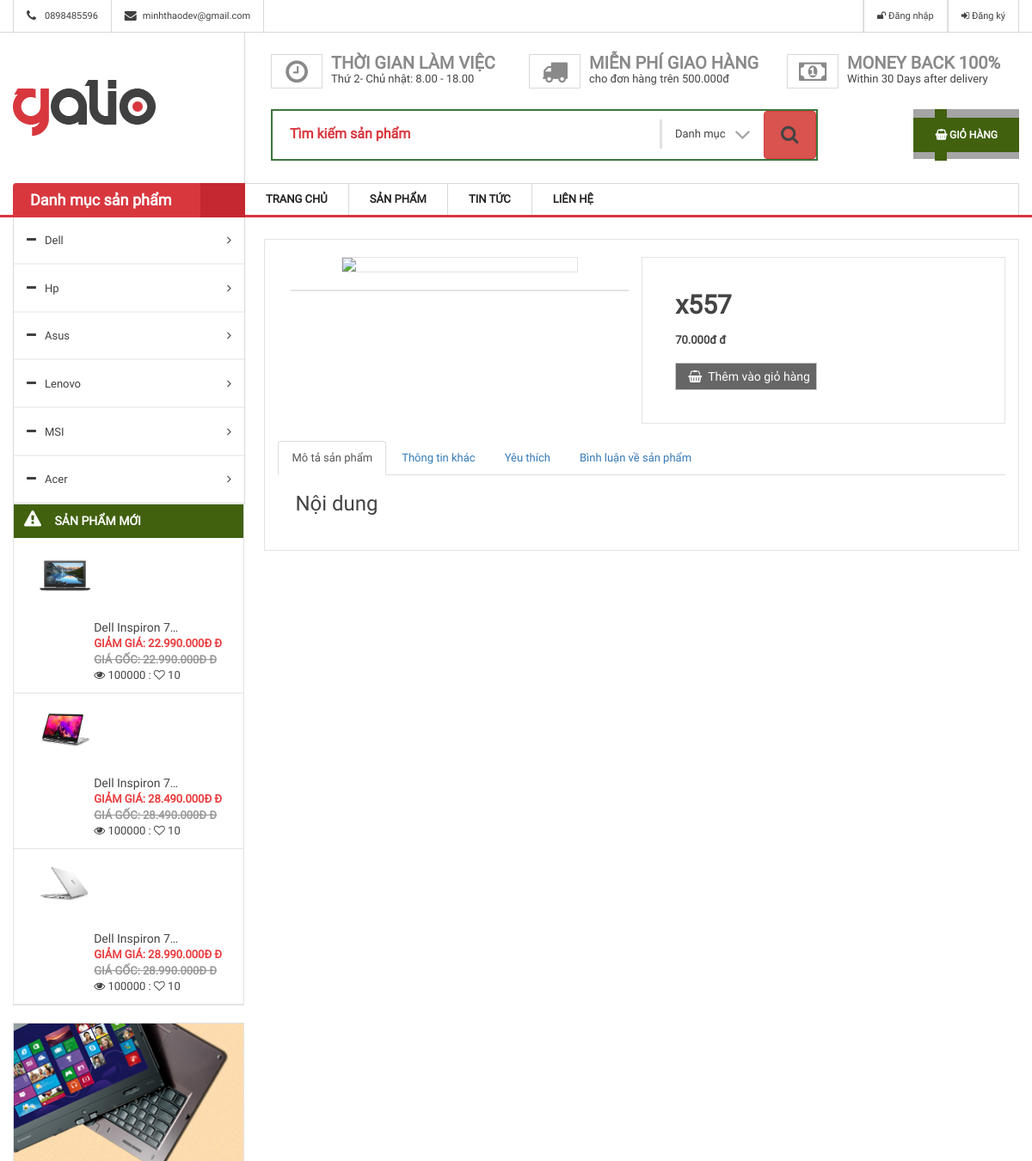
/chi-tiet-san-pham.php (upper part), run on an earlier commit of the app's database.
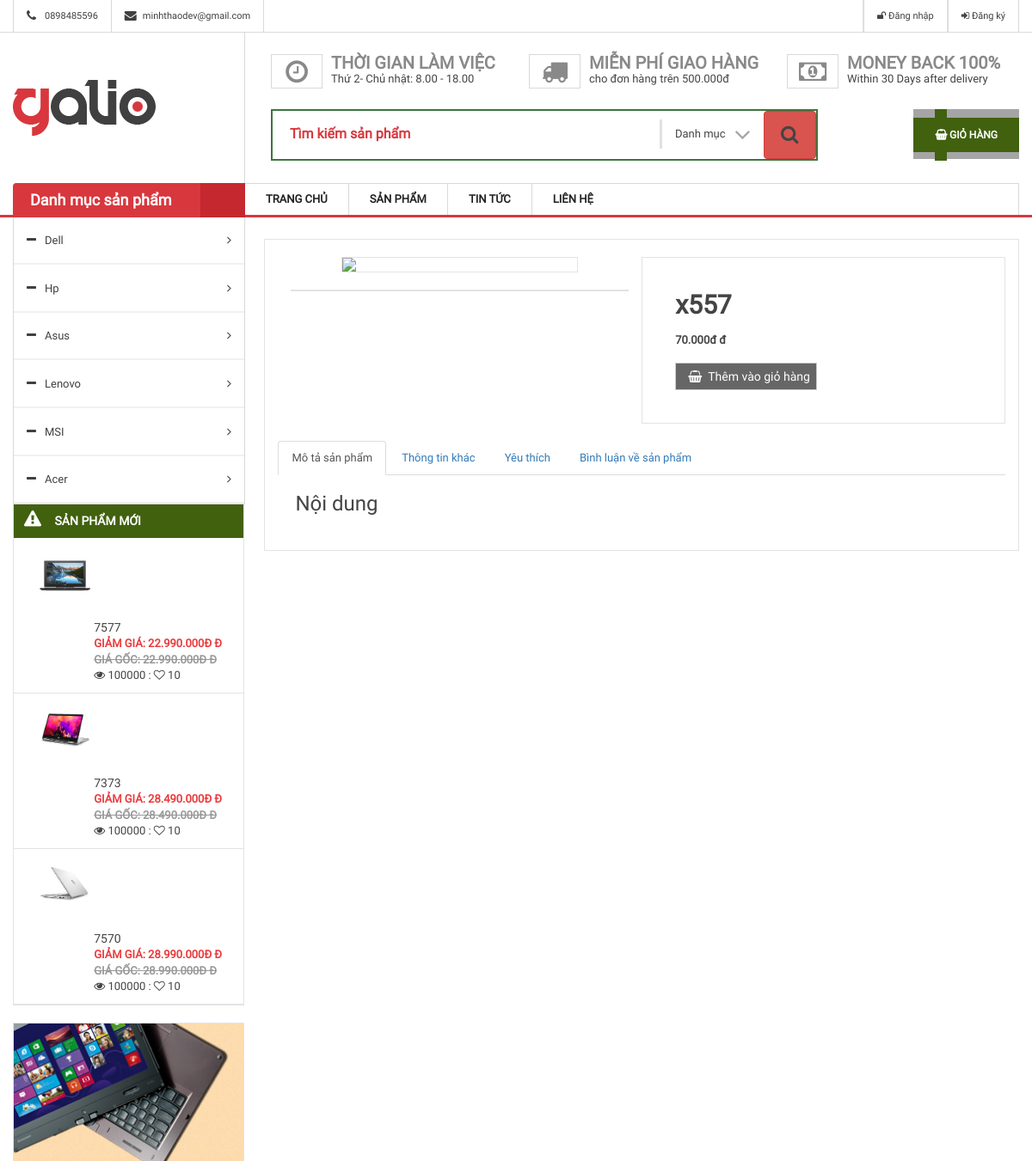
And on a later commit of the database.
### tables this page shows
CREATE TABLE `product` (
  `id` int(11) NOT NULL,
  `ma` varchar(100) DEFAULT NULL,
  `name` varchar(100) DEFAULT NULL,
  `slug` varchar(100) DEFAULT NULL,
  `price` int(11) DEFAULT NULL,
  `sale` tinyint(4) DEFAULT '0',
  `thunbar` varchar(100) DEFAULT NULL,
  `category_id` int(11) DEFAULT NULL,
  `content` text,
  `number` int(11) NOT NULL DEFAULT '0',
  `head` int(11) DEFAULT '0',
  `view` int(11) DEFAULT '0',
  `hot` tinyint(4) DEFAULT '0',
  `pay` int(11) DEFAULT '0',
  `created_at` timestamp NULL DEFAULT NULL,
  `updated_at` timestamp NULL DEFAULT NULL ON UPDATE CURRENT_TIMESTAMP
);

### chi-tiet-san-pham.php (the view, shortened to what the changed rows need)
<?php
    require_once __DIR__ ."/autoload/autoload.php";
?>
<?php require_once __DIR__ ."/layouts/header.php"; ?>
<?php require_once __DIR__ ."/layouts/footer.php"; ?>

### libraries/Function.php (called while the page is built, shortened)
<?php
    function base_url()
    {
        return $url  = "http://localhost/chacha_v2/";
    }
    function uploads()
    {
        return base_url() . "public/uploads/";
    }
    function formatPrice($number)
    {
        $number=intval($number);
        return $number=number_format($number ,0,',','.').  "đ";
    }
    function formatpricesale($number,$sale)
    {
        $number=intval($number);
        $sale=intval($sale);
        $price=$number*(100- $sale)/100;
        return formatPrice($price);
    }
 ?>

### libraries/Database.php (called while the page is built, shortened)
<?php
    class Database
    {
        public $link;
        public function __construct()
        {
            $this->link = mysqli_connect("localhost","root","","tutphp") or die ();
            mysqli_set_charset($this->link,"utf8");
        }
        public function fetchsql( $sql )
        {
            $result = mysqli_query($this->link,$sql) or die("Lỗi  truy vấn sql " .mysqli_error($this->link));
            $data = [];
            if( $result)
            {
                while ($num = mysqli_fetch_assoc($result))
                {
                    $data[] = $num;
                }
            }
            return $data;
        }
    }
?>

### autoload/autoload.php (called while the page is built, shortened)
<?php
    require_once __DIR__ ."/../libraries/Database.php";
    require_once __DIR__ ."/../libraries/Function.php";
    $db= new Database();
    $sqlNew= "SELECT * FROM product WHERE 1 ORDER BY ID DESC LIMIT 3";
    $productNew= $db->fetchsql($sqlNew);
?>

### chi-tiet-san-pham.php (the view, shortened to what the changed rows need)
<?php
    require_once __DIR__ ."/autoload/autoload.php";
?>
<?php require_once __DIR__ ."/layouts/header.php"; ?>
<?php require_once __DIR__ ."/layouts/footer.php"; ?>

### layouts/header.php (shortened to what the changed rows need)
<!DOCTYPE html>
<html>
    <head>
        <link href="public/frontend/css/bootstrap.min.css" rel="stylesheet">
        <link href="public/frontend/css/nivo-slider.css" rel="stylesheet">
        <link href="public/frontend/css/animate.css" rel="stylesheet">
        <link href="public/frontend/css/owl.carousel.css" rel="stylesheet">
        <link href="public/frontend/css/style2.css" rel="stylesheet">
        <link href="public/frontend/css/responsive.css" rel="stylesheet">
        <link rel="stylesheet" href="https://maxcdn.bootstrapcdn.com/font-awesome/4.4.0/css/font-awesome.min.css">
        <link rel="stylesheet" type="text/css" href="<?php echo base_url()?>public/frontend/css/font-awesome.min.css">
        <link rel="stylesheet" type="text/css" href="<?php echo base_url()?>public/frontend/css/bootstrap.min.css">
        <link rel="stylesheet" type="text/css" href="<?php echo base_url()?>public/frontend/css/slick.css"/>
        <link rel="stylesheet" type="text/css" href="<?php echo base_url()?>public/frontend/css/slick-theme.css"/>
        <link rel="stylesheet" type="text/css" href="<?php echo base_url()?>public/frontend/css/style.css">
    </head>
    <body>
        <div id="wrapper">
           <div class="header">
            <div class="header-bottom">
                <div class="container">
                    <div class="row">
                        <div class="col-md-9">
                            <div class="support-client">
                                <div class="row">
                                    <div class="col-sm-4">
                                        <div class="box-container time">
                                            <div class="box-inner">
                                                <h2>Thời gian làm việc</h2>
                                            </div>
                                        </div>
                                    </div>
                                    <div class="col-sm-4">
                                        <div class="box-container free-shipping">
                                            <div class="box-inner">
                                                <h2>Miễn phí giao hàng</h2>
                                            </div>
                                        </div>
                                    </div>
                                    <div class="col-sm-4">
                                        <div class="box-container money-back">
                                            <div class="box-inner">
                                                <h2>Money back 100%</h2>
                                            </div>
                                        </div>
                                    </div>
                                </div>
                            </div>
                        </div>
                    </div>
                </div>
            </div>
        </div>
            <div id="maincontent">
                <div class="container">
                    <div class="col-md-3  fixside" >
                        <div class="box-left box-menu">
                            <ul>
                                <?php foreach ($productNew as $item): ?>
                                    <li class="clearfix">
                                        <a href="">
                                            <img src="<?php echo uploads() ?>product/<?php echo $item['thunbar']?>" class="img-responsive pull-left" width="70" height="70">
                                            <div class="info pull-right">
                                                <p class="name"> <?php echo $item['name'] ?></p >
                                                <b class="price">Giảm giá: <?php echo formatpricesale($item['price'], $item['sale'])?> đ</b><br>
                                                <b class="sale">Giá gốc: <?php echo formatprice($item['price'])?> đ</b><br>
                                                <span class="view"><i class="fa fa-eye"></i> 100000 : <i class="fa fa-heart-o"></i> 10</span>
                                            </div>
                                        </a>
                                     </li>
                                <?php endforeach; ?>
                            </ul>
                        </div>
                    </div>

What changed in the data, as far as the page shows it:
changed product (number 1 of 4 on the later page): name "Dell Inspiron 7…" → "7577"
changed product (number 2 of 4 on the later page): name "Dell Inspiron 7…" → "7373"
changed product (number 3 of 4 on the later page): name "Dell Inspiron 7…" → "7570"
